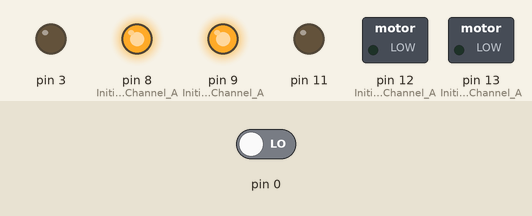
A sketch run on a simulated Arduino Uno, built with avr-gcc and run on an emulated ATmega328P. Parts: switched loads named in the sketch (green lamp = pin HIGH), output pins drawn as LEDs (lit = HIGH). Inputs (shaded band) come from the test bench; at power-on: pin 0 LOW.

Above: at 1.2 s.
1.3 s: pin 0 driven HIGH
At 2.1 s:
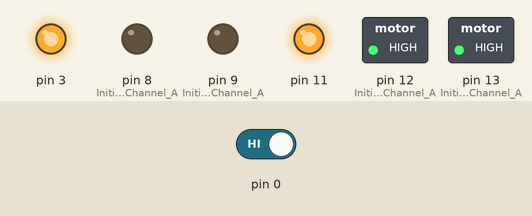
2.8 s: pin 0 driven LOW
At 3.2 s:
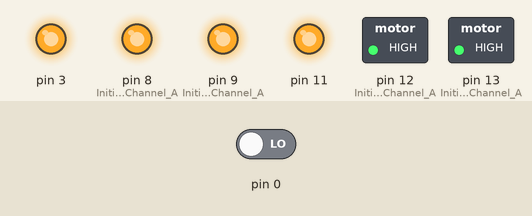
Timing chart, 0 to 5.8 s (numbered marks = the images above; inputs shaded):
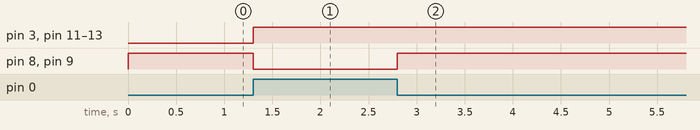

The sketch:

Moduel_1.ino
```cpp
int Switch = analogRead(5);
void setup() {

  //Setup Channel A
  pinMode(12, OUTPUT); //Initiates Motor Channel A pin
  pinMode(9, OUTPUT); //Initiates Brake Channel A pin

  //Setup Channel B
  pinMode(13, OUTPUT); //Initiates Motor Channel A pin
  pinMode(8, OUTPUT);  //Initiates Brake Channel A pin

  //initiate lever
  pinMode(5, INPUT);
}

void loop()
{
if (digitalRead(Switch >= 3))
//process when lever is on
  //Motor A forward @ full speed
  {
    digitalWrite(12, HIGH); //Establishes forward direction of Channel A
    digitalWrite(9, LOW);   //Disengage the Brake for Channel A
    analogWrite(3, 255);   //Spins the motor on Channel A at full speed

  //Motor B backward @ half speed
    digitalWrite(13, HIGH);  //Establishes backward direction of Channel B
    digitalWrite(8, LOW);   //Disengage the Brake for Channel B
    analogWrite(11, 255);    //Spins the motor on Channel B at half speed
  }
else
//process when lever is off
{
  digitalWrite(9,HIGH);
  // engage Brake for channel A
  digitalWrite(8,HIGH);
  // engage Brake for channel B
}
}
```

Measured:
- after the input at 1.3 s, pin 3, pin 11, pin 12 (Initiates_Motor_Channel_A), pin 13 (Initiates_Motor_Channel_A): LOW → HIGH at once; pin 8 (Initiates_Brake_Channel_A), pin 9 (Initiates_Brake_Channel_A): HIGH → LOW at once
- after the input at 2.8 s, pin 8 (Initiates_Brake_Channel_A), pin 9 (Initiates_Brake_Channel_A): LOW → HIGH at once
